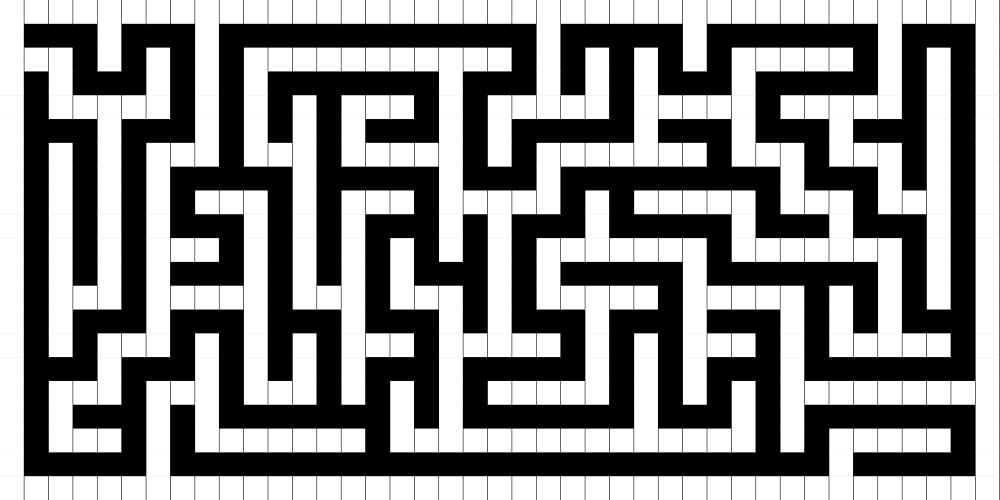
Frame 1 (no input)
Frame 60 (the mouse pressed at the canvas centre just before this capture): identical to frame 1, image omitted
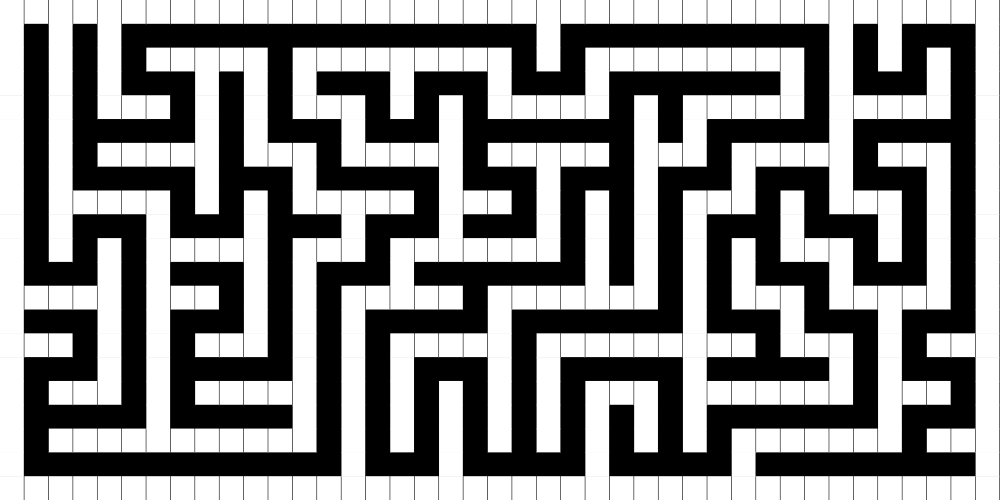
Frame 120 (the mouse held since frame 60 and released just before this capture)

The Processing sketch that drew these frames (run headless with seeded random() and noise(); from frame 60 on, the mouse is pressed at the canvas centre):

// Processing sketch: RandomDFS
// ── RandomDFS.pde
import java.util.Arrays;
import java.util.Stack;

int RES = 10;

void setup(){
  size(1000, 500);
  noStroke();
  
  background(0);
  
  Maze maze = new Maze(RES, (int)(RES * width / height));
  
  
  Stack<int[]> stack = new Stack<int[]>();
  
  int[][] hist = new int[RES][(int)(RES * width / height)];
  int[] start = {0,0};
  
  stack.push(start);
  hist[start[0]][start[1]] = 1;

  while(stack.size() > 0){
    // get valid moves
    ArrayList<int[]> validMoves = new ArrayList<>();
    int[] curr = stack.peek();
    if(curr[0]-1 >= 0 && hist[curr[0]-1][curr[1]] != 1){
      int[] move = {curr[0]-1, curr[1]};
      validMoves.add(move);
    }
    if(curr[0]+1 < hist.length && hist[curr[0]+1][curr[1]] != 1){
      int[] move = {curr[0]+1, curr[1]};
      validMoves.add(move);
    }
    if(curr[1]-1 >= 0 && hist[curr[0]][curr[1]-1] != 1){
      int[] move = {curr[0], curr[1]-1};
      validMoves.add(move);
    }
    if(curr[1]+1 < hist[0].length && hist[curr[0]][curr[1]+1] != 1){
      int[] move = {curr[0], curr[1]+1};
      validMoves.add(move);
    }
    
    // random move
    if(validMoves.size() == 0){
      stack.pop();
    }
    else {
      int[] move = validMoves.get((int)random(0, validMoves.size()));
      maze.connect(curr, move);
      hist[move[0]][move[1]] = 1;
      stack.push(move);
    }
  }
  
  int randomGap = RES;
  for(int i = 0; i < randomGap; i++){
    int row = (int)random(1, maze.getRowCount()-1);
    int col = (int)random(1, maze.getColumnCount()-1);

    if(maze.getCellAt(row-1, col) + maze.getCellAt(row+1, col) == 2 && maze.getCellAt(row, col-1) + maze.getCellAt(row, col+1) == 0 
        && (row-2 >= 0 && row+2 < maze.getRowCount() && maze.getCellAt(row-2, col) + maze.getCellAt(row+2, col) == 1) 
        ||  
        maze.getCellAt(row-1, col) + maze.getCellAt(row+1, col) == 0 && maze.getCellAt(row, col-1) + maze.getCellAt(row, col+1) == 2 
        && (col-2 >= 0 && col+2 < maze.getColumnCount() && maze.getCellAt(row, col-2) + maze.getCellAt(row, col+2) == 1)){
      maze.setCellAt(row, col, 0);
    }
  }
  
  
  //maze.printMaze();
  
  for(int r = 0; r < maze.getRowCount(); r++){
    for(int c = 0; c < maze.getColumnCount(); c++){
      fill(maze.getCellAt(r,c) * 255);
      rect( c * (float)width / maze.getColumnCount(), r * (float)height / maze.getRowCount(), (float)height / maze.getRowCount(), (float)width / maze.getColumnCount());
    }
  }
}

void draw(){
  if(mousePressed) setup();
}

// ── Maze.pde

class Maze {
  
  private int[][] maze;
  
  public Maze(int rows, int columns){
    maze = new int[2 * rows + 1][2 * columns + 1];
    for(int r = 0; r < maze.length; r += 2){
      for(int c = 0; c < maze[0].length; c++){
        maze[r][c] = 1;
      }
    }
    for(int c = 0; c < maze[0].length; c += 2){
      for(int r = 0; r < maze.length; r++){
        maze[r][c] = 1;
      }
    }
  }
  
  boolean connect(int[] coor1, int[] coor2){
    int[] copy1 = {coor1[0] * 2 + 1, coor1[1] * 2 + 1};
    int[] copy2 = {coor2[0] * 2 + 1, coor2[1] * 2 + 1};
    if(copy1[0]-2 == copy2[0] && copy1[1] == copy2[1]){
      setCellAt(copy1[0]-1, copy1[1], 0);
      return true;
    }
    if(copy1[0]+2 == copy2[0] && copy1[1] == copy2[1]){
      setCellAt(copy1[0]+1, copy1[1], 0);
      return true;
    }
    if(copy1[1]-2 == copy2[1] && copy1[0] == copy2[0]){
      setCellAt(copy1[0], copy1[1]-1, 0);
      return true;
    }
    if(copy1[1]+2 == copy2[1] && copy1[0] == copy2[0]){
      setCellAt(copy1[0], copy1[1]+1, 0);
      return true;
    }
    return false;
  }
  
  int getRowCount(){
    return maze.length;
  }
  
  int getColumnCount(){
    return maze[0].length;
  }
  
  int getCellAt(int r, int c){
    return maze[r][c];
  }
  
  void setCellAt(int r, int c, int val){
    maze[r][c] = val;
  }
  
  void printMaze(){
    for(int r = 0; r < maze.length; r++){
      for(int c = 0; c < maze[0].length; c++){
        print(maze[r][c] + " ");
      }
      println();
    }
    println();
  }
  
}
